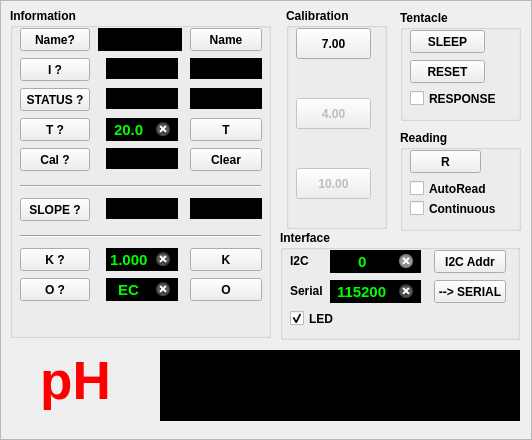
<?xml version="1.0" encoding="UTF-8"?>
<ui version="4.0">
 <class>EZOFrame</class>
 <widget class="QFrame" name="EZOFrame">
  <property name="geometry">
   <rect>
    <x>0</x>
    <y>0</y>
    <width>532</width>
    <height>440</height>
   </rect>
  </property>
  <property name="windowTitle">
   <string>Frame</string>
  </property>
  <property name="frameShape">
   <enum>QFrame::StyledPanel</enum>
  </property>
  <property name="frameShadow">
   <enum>QFrame::Raised</enum>
  </property>
  <widget class="QGroupBox" name="gbCalibration">
   <property name="geometry">
    <rect>
     <x>286</x>
     <y>8</y>
     <width>101</width>
     <height>221</height>
    </rect>
   </property>
   <property name="font">
    <font>
     <weight>75</weight>
     <bold>true</bold>
    </font>
   </property>
   <property name="title">
    <string>Calibration</string>
   </property>
   <widget class="QPushButton" name="btnCalMid">
    <property name="geometry">
     <rect>
      <x>10</x>
      <y>20</y>
      <width>75</width>
      <height>31</height>
     </rect>
    </property>
    <property name="text">
     <string>7.00</string>
    </property>
   </widget>
   <widget class="QPushButton" name="btnCalLow">
    <property name="enabled">
     <bool>false</bool>
    </property>
    <property name="geometry">
     <rect>
      <x>10</x>
      <y>90</y>
      <width>75</width>
      <height>31</height>
     </rect>
    </property>
    <property name="text">
     <string>4.00</string>
    </property>
   </widget>
   <widget class="QPushButton" name="btnCalHigh">
    <property name="enabled">
     <bool>false</bool>
    </property>
    <property name="geometry">
     <rect>
      <x>10</x>
      <y>160</y>
      <width>75</width>
      <height>31</height>
     </rect>
    </property>
    <property name="text">
     <string>10.00</string>
    </property>
   </widget>
   <widget class="QLabel" name="label_2">
    <property name="geometry">
     <rect>
      <x>16</x>
      <y>50</y>
      <width>64</width>
      <height>40</height>
     </rect>
    </property>
    <property name="text">
     <string/>
    </property>
    <property name="pixmap">
     <pixmap resource="../atlasterminal.qrc">:/new/arrows/images/1446825729_icon-arrow-down-b.ico</pixmap>
    </property>
    <property name="scaledContents">
     <bool>true</bool>
    </property>
    <property name="alignment">
     <set>Qt::AlignCenter</set>
    </property>
   </widget>
   <widget class="QLabel" name="label_3">
    <property name="geometry">
     <rect>
      <x>16</x>
      <y>120</y>
      <width>64</width>
      <height>40</height>
     </rect>
    </property>
    <property name="text">
     <string/>
    </property>
    <property name="pixmap">
     <pixmap resource="../atlasterminal.qrc">:/new/arrows/images/1446825729_icon-arrow-down-b.ico</pixmap>
    </property>
    <property name="scaledContents">
     <bool>true</bool>
    </property>
    <property name="alignment">
     <set>Qt::AlignCenter</set>
    </property>
   </widget>
  </widget>
  <widget class="QGroupBox" name="gbSys">
   <property name="geometry">
    <rect>
     <x>400</x>
     <y>10</y>
     <width>121</width>
     <height>111</height>
    </rect>
   </property>
   <property name="font">
    <font>
     <weight>75</weight>
     <bold>true</bold>
    </font>
   </property>
   <property name="title">
    <string>Tentacle</string>
   </property>
   <widget class="QPushButton" name="btnSleep">
    <property name="geometry">
     <rect>
      <x>10</x>
      <y>20</y>
      <width>75</width>
      <height>23</height>
     </rect>
    </property>
    <property name="text">
     <string>SLEEP</string>
    </property>
   </widget>
   <widget class="QPushButton" name="btnFactReset">
    <property name="enabled">
     <bool>true</bool>
    </property>
    <property name="geometry">
     <rect>
      <x>10</x>
      <y>50</y>
      <width>75</width>
      <height>23</height>
     </rect>
    </property>
    <property name="text">
     <string>RESET</string>
    </property>
   </widget>
   <widget class="QCheckBox" name="respCB">
    <property name="enabled">
     <bool>true</bool>
    </property>
    <property name="geometry">
     <rect>
      <x>10</x>
      <y>80</y>
      <width>91</width>
      <height>17</height>
     </rect>
    </property>
    <property name="text">
     <string>RESPONSE</string>
    </property>
   </widget>
  </widget>
  <widget class="QGroupBox" name="infoGroupBox">
   <property name="geometry">
    <rect>
     <x>10</x>
     <y>8</y>
     <width>261</width>
     <height>330</height>
    </rect>
   </property>
   <property name="sizePolicy">
    <sizepolicy hsizetype="Minimum" vsizetype="Fixed">
     <horstretch>0</horstretch>
     <verstretch>0</verstretch>
    </sizepolicy>
   </property>
   <property name="font">
    <font>
     <weight>75</weight>
     <bold>true</bold>
    </font>
   </property>
   <property name="title">
    <string>Information</string>
   </property>
   <widget class="QPushButton" name="btnSlope">
    <property name="geometry">
     <rect>
      <x>10</x>
      <y>190</y>
      <width>70</width>
      <height>23</height>
     </rect>
    </property>
    <property name="text">
     <string>SLOPE ?</string>
    </property>
   </widget>
   <widget class="QPushButton" name="btnInfo">
    <property name="geometry">
     <rect>
      <x>10</x>
      <y>50</y>
      <width>70</width>
      <height>23</height>
     </rect>
    </property>
    <property name="text">
     <string>I ?</string>
    </property>
   </widget>
   <widget class="QPushButton" name="btnStatus">
    <property name="geometry">
     <rect>
      <x>10</x>
      <y>80</y>
      <width>70</width>
      <height>23</height>
     </rect>
    </property>
    <property name="sizePolicy">
     <sizepolicy hsizetype="Minimum" vsizetype="Fixed">
      <horstretch>0</horstretch>
      <verstretch>0</verstretch>
     </sizepolicy>
    </property>
    <property name="text">
     <string>STATUS ?</string>
    </property>
   </widget>
   <widget class="QLabel" name="acidSlopeLabel">
    <property name="geometry">
     <rect>
      <x>96</x>
      <y>190</y>
      <width>72</width>
      <height>21</height>
     </rect>
    </property>
    <property name="font">
     <font>
      <family>Arial</family>
      <pointsize>11</pointsize>
      <weight>75</weight>
      <bold>true</bold>
     </font>
    </property>
    <property name="styleSheet">
     <string notr="true">background: black;
color: yellow;
</string>
    </property>
    <property name="text">
     <string/>
    </property>
    <property name="textFormat">
     <enum>Qt::PlainText</enum>
    </property>
    <property name="alignment">
     <set>Qt::AlignCenter</set>
    </property>
    <property name="margin">
     <number>4</number>
    </property>
   </widget>
   <widget class="QLabel" name="basicSlopeLabel">
    <property name="geometry">
     <rect>
      <x>180</x>
      <y>190</y>
      <width>72</width>
      <height>21</height>
     </rect>
    </property>
    <property name="font">
     <font>
      <family>Arial</family>
      <pointsize>11</pointsize>
      <weight>75</weight>
      <bold>true</bold>
     </font>
    </property>
    <property name="styleSheet">
     <string notr="true">background: black;
color: yellow;
</string>
    </property>
    <property name="text">
     <string/>
    </property>
    <property name="textFormat">
     <enum>Qt::PlainText</enum>
    </property>
    <property name="alignment">
     <set>Qt::AlignCenter</set>
    </property>
    <property name="margin">
     <number>4</number>
    </property>
   </widget>
   <widget class="QLabel" name="probeLabel">
    <property name="geometry">
     <rect>
      <x>96</x>
      <y>50</y>
      <width>72</width>
      <height>21</height>
     </rect>
    </property>
    <property name="font">
     <font>
      <family>Arial</family>
      <pointsize>11</pointsize>
      <weight>75</weight>
      <bold>true</bold>
     </font>
    </property>
    <property name="styleSheet">
     <string notr="true">background: black;
color: yellow;
</string>
    </property>
    <property name="text">
     <string/>
    </property>
    <property name="textFormat">
     <enum>Qt::PlainText</enum>
    </property>
    <property name="alignment">
     <set>Qt::AlignCenter</set>
    </property>
    <property name="margin">
     <number>4</number>
    </property>
   </widget>
   <widget class="QLabel" name="rstLabel">
    <property name="geometry">
     <rect>
      <x>96</x>
      <y>80</y>
      <width>72</width>
      <height>21</height>
     </rect>
    </property>
    <property name="font">
     <font>
      <family>Arial</family>
      <pointsize>11</pointsize>
      <weight>75</weight>
      <bold>true</bold>
     </font>
    </property>
    <property name="styleSheet">
     <string notr="true">background: black;
color: yellow;
</string>
    </property>
    <property name="text">
     <string/>
    </property>
    <property name="textFormat">
     <enum>Qt::PlainText</enum>
    </property>
    <property name="alignment">
     <set>Qt::AlignCenter</set>
    </property>
    <property name="margin">
     <number>4</number>
    </property>
   </widget>
   <widget class="QLabel" name="versionLabel">
    <property name="geometry">
     <rect>
      <x>180</x>
      <y>50</y>
      <width>72</width>
      <height>21</height>
     </rect>
    </property>
    <property name="font">
     <font>
      <family>Arial</family>
      <pointsize>11</pointsize>
      <weight>75</weight>
      <bold>true</bold>
     </font>
    </property>
    <property name="styleSheet">
     <string notr="true">background: black;
color: yellow;
</string>
    </property>
    <property name="text">
     <string/>
    </property>
    <property name="textFormat">
     <enum>Qt::PlainText</enum>
    </property>
    <property name="alignment">
     <set>Qt::AlignCenter</set>
    </property>
    <property name="margin">
     <number>4</number>
    </property>
   </widget>
   <widget class="QLabel" name="voltLabel">
    <property name="geometry">
     <rect>
      <x>180</x>
      <y>80</y>
      <width>72</width>
      <height>21</height>
     </rect>
    </property>
    <property name="font">
     <font>
      <family>Arial</family>
      <pointsize>11</pointsize>
      <weight>75</weight>
      <bold>true</bold>
     </font>
    </property>
    <property name="styleSheet">
     <string notr="true">background: black;
color: yellow;
</string>
    </property>
    <property name="text">
     <string/>
    </property>
    <property name="textFormat">
     <enum>Qt::PlainText</enum>
    </property>
    <property name="alignment">
     <set>Qt::AlignCenter</set>
    </property>
    <property name="margin">
     <number>4</number>
    </property>
   </widget>
   <widget class="QPushButton" name="btnGetTemp">
    <property name="geometry">
     <rect>
      <x>10</x>
      <y>110</y>
      <width>70</width>
      <height>23</height>
     </rect>
    </property>
    <property name="text">
     <string>T ?</string>
    </property>
   </widget>
   <widget class="QPushButton" name="btnCal">
    <property name="geometry">
     <rect>
      <x>10</x>
      <y>140</y>
      <width>70</width>
      <height>23</height>
     </rect>
    </property>
    <property name="text">
     <string>Cal ?</string>
    </property>
   </widget>
   <widget class="QLabel" name="calLabel">
    <property name="geometry">
     <rect>
      <x>96</x>
      <y>140</y>
      <width>72</width>
      <height>21</height>
     </rect>
    </property>
    <property name="font">
     <font>
      <family>Arial</family>
      <pointsize>11</pointsize>
      <weight>75</weight>
      <bold>true</bold>
     </font>
    </property>
    <property name="styleSheet">
     <string notr="true">background: black;
color: yellow;
</string>
    </property>
    <property name="text">
     <string/>
    </property>
    <property name="textFormat">
     <enum>Qt::PlainText</enum>
    </property>
    <property name="alignment">
     <set>Qt::AlignCenter</set>
    </property>
    <property name="margin">
     <number>4</number>
    </property>
   </widget>
   <widget class="QLineEdit" name="leTemp">
    <property name="geometry">
     <rect>
      <x>96</x>
      <y>110</y>
      <width>72</width>
      <height>23</height>
     </rect>
    </property>
    <property name="font">
     <font>
      <family>Arial</family>
      <pointsize>11</pointsize>
      <weight>75</weight>
      <bold>true</bold>
     </font>
    </property>
    <property name="autoFillBackground">
     <bool>false</bool>
    </property>
    <property name="styleSheet">
     <string notr="true">background: black;
color: lime;
</string>
    </property>
    <property name="text">
     <string>20.0</string>
    </property>
    <property name="frame">
     <bool>false</bool>
    </property>
    <property name="alignment">
     <set>Qt::AlignCenter</set>
    </property>
    <property name="clearButtonEnabled">
     <bool>true</bool>
    </property>
   </widget>
   <widget class="QPushButton" name="btnSetTemp">
    <property name="geometry">
     <rect>
      <x>180</x>
      <y>110</y>
      <width>72</width>
      <height>23</height>
     </rect>
    </property>
    <property name="text">
     <string>T</string>
    </property>
   </widget>
   <widget class="QPushButton" name="btnCalClear">
    <property name="enabled">
     <bool>true</bool>
    </property>
    <property name="geometry">
     <rect>
      <x>180</x>
      <y>140</y>
      <width>72</width>
      <height>23</height>
     </rect>
    </property>
    <property name="text">
     <string>Clear</string>
    </property>
   </widget>
   <widget class="QPushButton" name="btnGetName">
    <property name="geometry">
     <rect>
      <x>10</x>
      <y>20</y>
      <width>70</width>
      <height>23</height>
     </rect>
    </property>
    <property name="text">
     <string>Name?</string>
    </property>
   </widget>
   <widget class="QPushButton" name="btnSetName">
    <property name="geometry">
     <rect>
      <x>180</x>
      <y>20</y>
      <width>72</width>
      <height>23</height>
     </rect>
    </property>
    <property name="text">
     <string>Name</string>
    </property>
   </widget>
   <widget class="QLineEdit" name="leName">
    <property name="enabled">
     <bool>false</bool>
    </property>
    <property name="geometry">
     <rect>
      <x>88</x>
      <y>20</y>
      <width>84</width>
      <height>23</height>
     </rect>
    </property>
    <property name="font">
     <font>
      <family>Arial</family>
      <pointsize>11</pointsize>
      <weight>75</weight>
      <bold>true</bold>
     </font>
    </property>
    <property name="autoFillBackground">
     <bool>false</bool>
    </property>
    <property name="styleSheet">
     <string notr="true">background: black;
color: lime;
</string>
    </property>
    <property name="text">
     <string/>
    </property>
    <property name="frame">
     <bool>false</bool>
    </property>
    <property name="alignment">
     <set>Qt::AlignCenter</set>
    </property>
    <property name="clearButtonEnabled">
     <bool>true</bool>
    </property>
   </widget>
   <widget class="QPushButton" name="btnGetK">
    <property name="geometry">
     <rect>
      <x>10</x>
      <y>240</y>
      <width>70</width>
      <height>23</height>
     </rect>
    </property>
    <property name="text">
     <string>K ?</string>
    </property>
   </widget>
   <widget class="QLineEdit" name="leK">
    <property name="geometry">
     <rect>
      <x>96</x>
      <y>240</y>
      <width>72</width>
      <height>23</height>
     </rect>
    </property>
    <property name="font">
     <font>
      <family>Arial</family>
      <pointsize>11</pointsize>
      <weight>75</weight>
      <bold>true</bold>
     </font>
    </property>
    <property name="autoFillBackground">
     <bool>false</bool>
    </property>
    <property name="styleSheet">
     <string notr="true">background: black;
color: lime;
</string>
    </property>
    <property name="text">
     <string>1.000</string>
    </property>
    <property name="frame">
     <bool>false</bool>
    </property>
    <property name="alignment">
     <set>Qt::AlignCenter</set>
    </property>
    <property name="clearButtonEnabled">
     <bool>true</bool>
    </property>
   </widget>
   <widget class="QPushButton" name="btnSetK">
    <property name="geometry">
     <rect>
      <x>180</x>
      <y>240</y>
      <width>72</width>
      <height>23</height>
     </rect>
    </property>
    <property name="text">
     <string>K</string>
    </property>
   </widget>
   <widget class="Line" name="line">
    <property name="geometry">
     <rect>
      <x>10</x>
      <y>220</y>
      <width>241</width>
      <height>16</height>
     </rect>
    </property>
    <property name="orientation">
     <enum>Qt::Horizontal</enum>
    </property>
   </widget>
   <widget class="QPushButton" name="btnGetOutput">
    <property name="geometry">
     <rect>
      <x>10</x>
      <y>270</y>
      <width>70</width>
      <height>23</height>
     </rect>
    </property>
    <property name="text">
     <string>O ?</string>
    </property>
   </widget>
   <widget class="QPushButton" name="btnSetOutput">
    <property name="geometry">
     <rect>
      <x>180</x>
      <y>270</y>
      <width>72</width>
      <height>23</height>
     </rect>
    </property>
    <property name="text">
     <string>O</string>
    </property>
   </widget>
   <widget class="QLineEdit" name="leOutput">
    <property name="geometry">
     <rect>
      <x>96</x>
      <y>270</y>
      <width>72</width>
      <height>23</height>
     </rect>
    </property>
    <property name="font">
     <font>
      <family>Arial</family>
      <pointsize>11</pointsize>
      <weight>75</weight>
      <bold>true</bold>
     </font>
    </property>
    <property name="autoFillBackground">
     <bool>false</bool>
    </property>
    <property name="styleSheet">
     <string notr="true">background: black;
color: lime;
</string>
    </property>
    <property name="text">
     <string>EC</string>
    </property>
    <property name="frame">
     <bool>false</bool>
    </property>
    <property name="alignment">
     <set>Qt::AlignCenter</set>
    </property>
    <property name="clearButtonEnabled">
     <bool>true</bool>
    </property>
   </widget>
   <widget class="Line" name="line_2">
    <property name="geometry">
     <rect>
      <x>10</x>
      <y>170</y>
      <width>241</width>
      <height>16</height>
     </rect>
    </property>
    <property name="orientation">
     <enum>Qt::Horizontal</enum>
    </property>
   </widget>
  </widget>
  <widget class="QLabel" name="valueLabel">
   <property name="geometry">
    <rect>
     <x>160</x>
     <y>350</y>
     <width>360</width>
     <height>71</height>
    </rect>
   </property>
   <property name="font">
    <font>
     <family>Arial</family>
     <pointsize>40</pointsize>
     <weight>75</weight>
     <bold>true</bold>
    </font>
   </property>
   <property name="styleSheet">
    <string notr="true">background: black;
color: orange;
</string>
   </property>
   <property name="text">
    <string/>
   </property>
   <property name="textFormat">
    <enum>Qt::PlainText</enum>
   </property>
   <property name="alignment">
    <set>Qt::AlignCenter</set>
   </property>
   <property name="margin">
    <number>4</number>
   </property>
  </widget>
  <widget class="QGroupBox" name="gbRead">
   <property name="geometry">
    <rect>
     <x>400</x>
     <y>130</y>
     <width>121</width>
     <height>101</height>
    </rect>
   </property>
   <property name="font">
    <font>
     <weight>75</weight>
     <bold>true</bold>
    </font>
   </property>
   <property name="title">
    <string>Reading</string>
   </property>
   <widget class="QPushButton" name="btnReadMeas">
    <property name="geometry">
     <rect>
      <x>10</x>
      <y>20</y>
      <width>71</width>
      <height>23</height>
     </rect>
    </property>
    <property name="text">
     <string>R</string>
    </property>
   </widget>
   <widget class="QCheckBox" name="cbAuto">
    <property name="geometry">
     <rect>
      <x>10</x>
      <y>50</y>
      <width>91</width>
      <height>17</height>
     </rect>
    </property>
    <property name="text">
     <string>AutoRead</string>
    </property>
   </widget>
   <widget class="QCheckBox" name="contCB">
    <property name="enabled">
     <bool>true</bool>
    </property>
    <property name="geometry">
     <rect>
      <x>10</x>
      <y>70</y>
      <width>101</width>
      <height>17</height>
     </rect>
    </property>
    <property name="text">
     <string>Continuous</string>
    </property>
   </widget>
  </widget>
  <widget class="QLabel" name="EZOLabel">
   <property name="geometry">
    <rect>
     <x>10</x>
     <y>350</y>
     <width>131</width>
     <height>61</height>
    </rect>
   </property>
   <property name="font">
    <font>
     <pointsize>40</pointsize>
     <weight>75</weight>
     <bold>true</bold>
    </font>
   </property>
   <property name="styleSheet">
    <string notr="true">color: red;</string>
   </property>
   <property name="text">
    <string>pH</string>
   </property>
   <property name="alignment">
    <set>Qt::AlignCenter</set>
   </property>
  </widget>
  <widget class="QGroupBox" name="groupBox">
   <property name="geometry">
    <rect>
     <x>280</x>
     <y>230</y>
     <width>240</width>
     <height>110</height>
    </rect>
   </property>
   <property name="font">
    <font>
     <weight>75</weight>
     <bold>true</bold>
    </font>
   </property>
   <property name="title">
    <string>Interface</string>
   </property>
   <widget class="QPushButton" name="btnSerial">
    <property name="enabled">
     <bool>true</bool>
    </property>
    <property name="geometry">
     <rect>
      <x>154</x>
      <y>50</y>
      <width>72</width>
      <height>23</height>
     </rect>
    </property>
    <property name="text">
     <string>--&gt; SERIAL</string>
    </property>
   </widget>
   <widget class="QPushButton" name="btnI2CAddr">
    <property name="enabled">
     <bool>true</bool>
    </property>
    <property name="geometry">
     <rect>
      <x>154</x>
      <y>20</y>
      <width>72</width>
      <height>23</height>
     </rect>
    </property>
    <property name="text">
     <string>I2C Addr</string>
    </property>
   </widget>
   <widget class="QLabel" name="label">
    <property name="geometry">
     <rect>
      <x>10</x>
      <y>24</y>
      <width>47</width>
      <height>13</height>
     </rect>
    </property>
    <property name="text">
     <string>I2C</string>
    </property>
   </widget>
   <widget class="QLabel" name="label_4">
    <property name="geometry">
     <rect>
      <x>10</x>
      <y>54</y>
      <width>47</width>
      <height>13</height>
     </rect>
    </property>
    <property name="text">
     <string>Serial</string>
    </property>
   </widget>
   <widget class="QLineEdit" name="leI2CAddress">
    <property name="enabled">
     <bool>false</bool>
    </property>
    <property name="geometry">
     <rect>
      <x>50</x>
      <y>20</y>
      <width>91</width>
      <height>23</height>
     </rect>
    </property>
    <property name="font">
     <font>
      <family>Arial</family>
      <pointsize>11</pointsize>
      <weight>75</weight>
      <bold>true</bold>
     </font>
    </property>
    <property name="autoFillBackground">
     <bool>false</bool>
    </property>
    <property name="styleSheet">
     <string notr="true">background: black;
color: lime;
</string>
    </property>
    <property name="text">
     <string>0</string>
    </property>
    <property name="frame">
     <bool>false</bool>
    </property>
    <property name="alignment">
     <set>Qt::AlignCenter</set>
    </property>
    <property name="clearButtonEnabled">
     <bool>true</bool>
    </property>
   </widget>
   <widget class="QLineEdit" name="leBaud">
    <property name="geometry">
     <rect>
      <x>50</x>
      <y>50</y>
      <width>91</width>
      <height>23</height>
     </rect>
    </property>
    <property name="font">
     <font>
      <family>Arial</family>
      <pointsize>11</pointsize>
      <weight>75</weight>
      <bold>true</bold>
     </font>
    </property>
    <property name="autoFillBackground">
     <bool>false</bool>
    </property>
    <property name="styleSheet">
     <string notr="true">background: black;
color: lime;
</string>
    </property>
    <property name="text">
     <string>115200</string>
    </property>
    <property name="frame">
     <bool>false</bool>
    </property>
    <property name="alignment">
     <set>Qt::AlignCenter</set>
    </property>
    <property name="clearButtonEnabled">
     <bool>true</bool>
    </property>
   </widget>
   <widget class="QCheckBox" name="ledCheckBox">
    <property name="geometry">
     <rect>
      <x>10</x>
      <y>80</y>
      <width>61</width>
      <height>17</height>
     </rect>
    </property>
    <property name="autoFillBackground">
     <bool>false</bool>
    </property>
    <property name="text">
     <string>LED</string>
    </property>
    <property name="checked">
     <bool>true</bool>
    </property>
   </widget>
  </widget>
 </widget>
 <resources>
  <include location="../atlasterminal.qrc"/>
 </resources>
 <connections/>
</ui>
